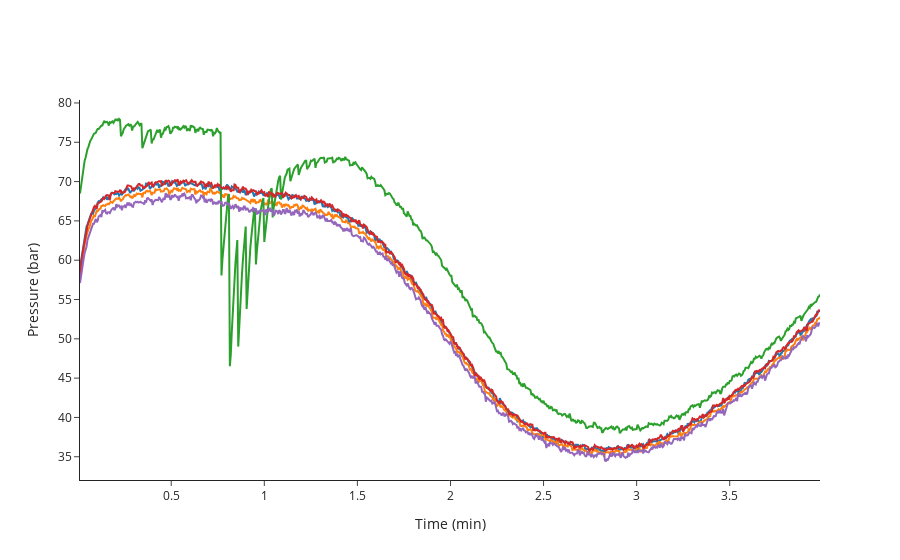
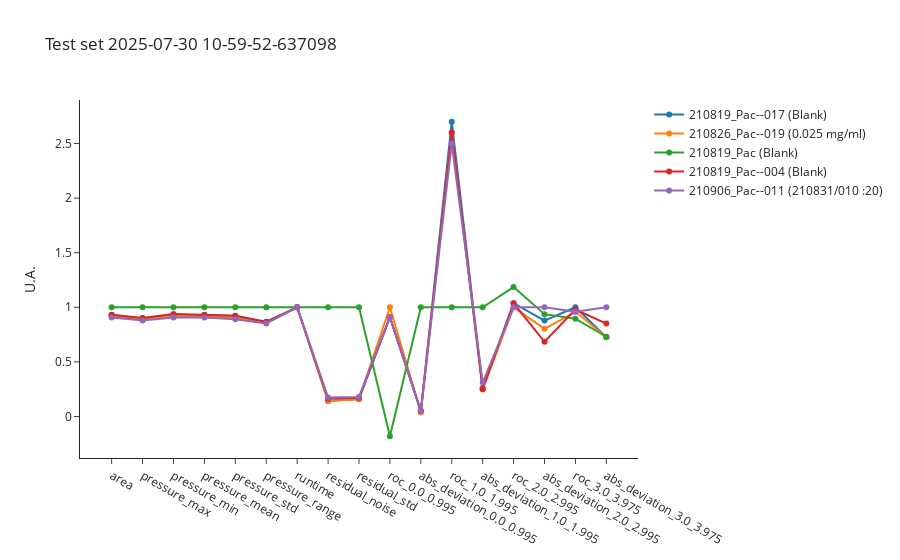
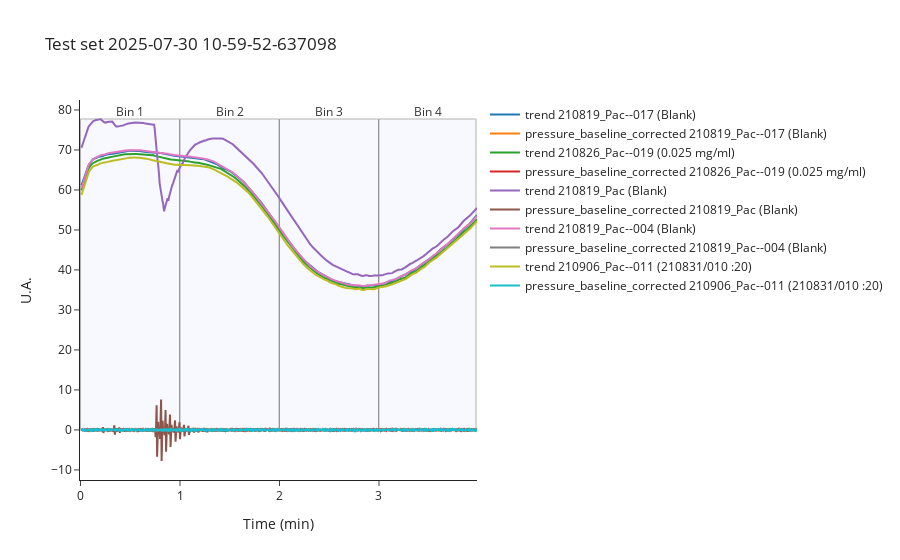
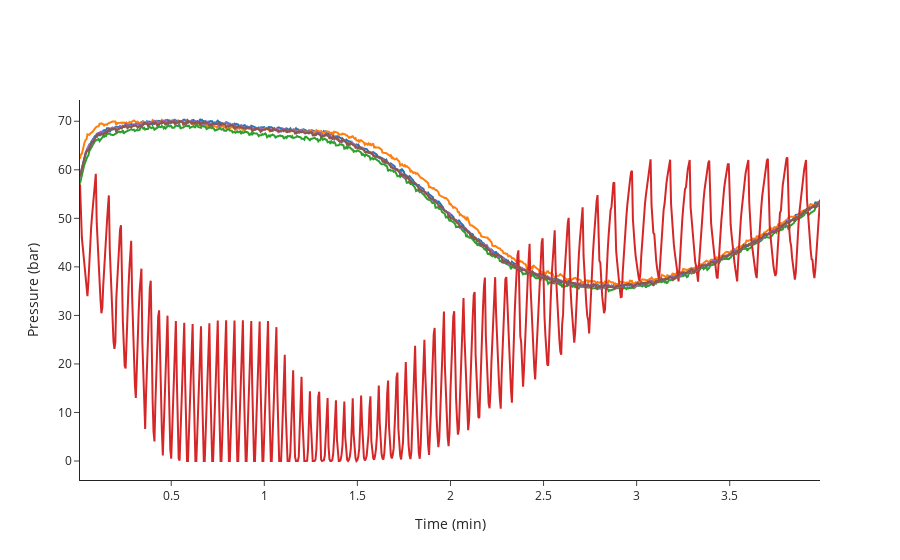

The cell these charts' notebook holds for them, in order:
### Code cell
test_dates = []
import datetime
import random
for i in [1, 2, 3]:
    now = datetime.datetime.now().isoformat()
    now = now.replace(":", "-").replace(".", "-").replace("T", " ")
    test_dates.append(now)

    test_indices = random.sample(test_source_indices, random.randint(5, 8))
    print("Test set ", now ,  " indices: ", test_indices)

    test_data = ana.get_features(test_indices)
    test_metadata = ana.get_metadata(test_indices)
    test_data.to_csv(f"dev/test_{now}_features.csv", index=False)
    test_metadata.to_csv(f"dev/test_{now}_metadata.csv", index=False)

    fig_test_curves=ana.plot_pressure_curves(indices = test_indices)
    fig_test_curves.update_layout(showlegend=False)
    fig_test_curves.write_image(f"dev/figures/fig_test_{now}_curves.png", width=1000, height= 350, scale = 3)
    #fig_test_curves.update_layout(showlegend=True)
    fig_test_curves.show()

    fig_test_features=ana.plot_features(indices = test_indices)
    fig_test_features.update_layout(showlegend=False)
    fig_test_features.write_image(f"dev/figures/fig_test_{now}_features.png", width=1100, height= 350, scale = 3)
    fig_test_features.update_layout(title=f"Test set {now}", showlegend=True)
    fig_test_features.show()
    
    fig_test_features_raw = ana.plot_features_raw(indices = test_indices)
    fig_test_features_raw.update_layout(showlegend=False)
    fig_test_features_raw.write_image(f"dev/figures/fig_test_{now}_features_raw.png", width=1100, height= 350, scale = 3)
    fig_test_features_raw.update_layout(title=f"Test set {now}", showlegend=True)
    fig_test_features_raw.show()


test_set = test_data
test_set_meta = test_metadata
#%store test_set test_set_meta

### Figure 1 — Plotly figure (JSON) as saved in the notebook; plotly's stock layout.template omitted (floating-point values rounded to 4 significant figures; data arrays with more than 128 entries replaced by an {"elided": "..."} marker saying what was removed)
{"data": [{"hovertemplate": "<b>index</b>: 132<br><b>name</b>: 210819_Pac--017<br><b>path</b>: C:/Users/Sandeep/Desktop/ExtractedSignals\\210819_Pac 2021-08-19 15-50-49\\210819_Pac--017.D<br><b>batch</b>: 210819_Pac 2021-08-19 15-50-49<br><b>batch_position</b>: 17<br><b>idle_time</b>: 40.0<br><b>sample</b>: Blank<br><b>method</b>: SAA_411_Pac.M<br><b>timestamp</b>: 2021-08-19 17:07:18<br><b>detector</b>: G1315C<br><b>pump</b>: G7110B<br><b>start_time</b>: 2021-08-19 17:07:52<br><b>end_time</b>: 2021-08-19 17:11:52<br><b>runtime</b>: 239.7000000000036<br><b>Time: </b>%{x}<br><b>Pressure: </b>%{y}<extra></extra>", "mode": "lines", "name": "210819_Pac--017 (Blank)", "text": "<b>index</b>: 132<br><b>name</b>: 210819_Pac--017<br><b>path</b>: C:/Users/Sandeep/Desktop/ExtractedSignals\\210819_Pac 2021-08-19 15-50-49\\210819_Pac--017.D<br><b>batch</b>: 210819_Pac 2021-08-19 15-50-49<br><b>batch_position</b>: 17<br><b>idle_time</b>: 40.0<br><b>sample</b>: Blank<br><b>method</b>: SAA_411_Pac.M<br><b>timestamp</b>: 2021-08-19 17:07:18<br><b>detector</b>: G1315C<br><b>pump</b>: G7110B<br><b>start_time</b>: 2021-08-19 17:07:52<br><b>end_time</b>: 2021-08-19 17:11:52<br><b>runtime</b>: 239.7000000000036", "type": "scatter", "x": {"elided": "796 float values"}, "y": {"elided": "796 float values"}}, {"hovertemplate": "<b>index</b>: 167<br><b>name</b>: 210826_Pac--019<br><b>path</b>: C:/Users/Sandeep/Desktop/ExtractedSignals\\210826_Pac 2021-08-26 16-15-14\\210826_Pac--019.D<br><b>batch</b>: 210826_Pac 2021-08-26 16-15-14<br><b>batch_position</b>: 19<br><b>idle_time</b>: 40.0<br><b>sample</b>: 0.025 mg/ml<br><b>method</b>: SAA_411_Pac.M<br><b>timestamp</b>: 2021-08-26 17:39:31<br><b>detector</b>: G1315C<br><b>pump</b>: G7110B<br><b>start_time</b>: 2021-08-26 17:40:06<br><b>end_time</b>: 2021-08-26 17:44:06<br><b>runtime</b>: 239.7000000000036<br><b>Time: </b>%{x}<br><b>Pressure: </b>%{y}<extra></extra>", "mode": "lines", "name": "210826_Pac--019 (0.025 mg/ml)", "text": "<b>index</b>: 167<br><b>name</b>: 210826_Pac--019<br><b>path</b>: C:/Users/Sandeep/Desktop/ExtractedSignals\\210826_Pac 2021-08-26 16-15-14\\210826_Pac--019.D<br><b>batch</b>: 210826_Pac 2021-08-26 16-15-14<br><b>batch_position</b>: 19<br><b>idle_time</b>: 40.0<br><b>sample</b>: 0.025 mg/ml<br><b>method</b>: SAA_411_Pac.M<br><b>timestamp</b>: 2021-08-26 17:39:31<br><b>detector</b>: G1315C<br><b>pump</b>: G7110B<br><b>start_time</b>: 2021-08-26 17:40:06<br><b>end_time</b>: 2021-08-26 17:44:06<br><b>runtime</b>: 239.7000000000036", "type": "scatter", "x": {"elided": "796 float values"}, "y": {"elided": "796 float values"}}, {"hovertemplate": "<b>index</b>: 116<br><b>name</b>: 210819_Pac<br><b>path</b>: C:/Users/Sandeep/Desktop/ExtractedSignals\\210819_Pac 2021-08-19 15-50-49\\210819_Pac.D<br><b>batch</b>: 210819_Pac 2021-08-19 15-50-49<br><b>batch_position</b>: 1<br><b>idle_time</b>: 163.0<br><b>sample</b>: Blank<br><b>method</b>: SAA_411_Pac.M<br><b>timestamp</b>: 2021-08-19 15:50:54<br><b>detector</b>: G1315C<br><b>pump</b>: G7116B<br><b>start_time</b>: 2021-08-19 15:53:24<br><b>end_time</b>: 2021-08-19 15:57:24<br><b>runtime</b>: 239.7000000000036<br><b>Time: </b>%{x}<br><b>Pressure: </b>%{y}<extra></extra>", "mode": "lines", "name": "210819_Pac (Blank)", "text": "<b>index</b>: 116<br><b>name</b>: 210819_Pac<br><b>path</b>: C:/Users/Sandeep/Desktop/ExtractedSignals\\210819_Pac 2021-08-19 15-50-49\\210819_Pac.D<br><b>batch</b>: 210819_Pac 2021-08-19 15-50-49<br><b>batch_position</b>: 1<br><b>idle_time</b>: 163.0<br><b>sample</b>: Blank<br><b>method</b>: SAA_411_Pac.M<br><b>timestamp</b>: 2021-08-19 15:50:54<br><b>detector</b>: G1315C<br><b>pump</b>: G7116B<br><b>start_time</b>: 2021-08-19 15:53:24<br><b>end_time</b>: 2021-08-19 15:57:24<br><b>runtime</b>: 239.7000000000036", "type": "scatter", "x": {"elided": "796 float values"}, "y": {"elided": "796 float values"}}, {"hovertemplate": "<b>index</b>: 119<br><b>name</b>: 210819_Pac--004<br><b>path</b>: C:/Users/Sandeep/Desktop/ExtractedSignals\\210819_Pac 2021-08-19 15-50-49\\210819_Pac--004.D<br><b>batch</b>: 210819_Pac 2021-08-19 15-50-49<br><b>batch_position</b>: 4<br><b>idle_time</b>: 39.0<br><b>sample</b>: Blank<br><b>method</b>: SAA_411_Pac.M<br><b>timestamp</b>: 2021-08-19 16:06:48<br><b>detector</b>: G7110B<br><b>pump</b>: G7110B<br><b>start_time</b>: 2021-08-19 16:07:22<br><b>end_time</b>: 2021-08-19 16:11:23<br><b>runtime</b>: 239.7000000000036<br><b>Time: </b>%{x}<br><b>Pressure: </b>%{y}<extra></extra>", "mode": "lines", "name": "210819_Pac--004 (Blank)", "text": "<b>index</b>: 119<br><b>name</b>: 210819_Pac--004<br><b>path</b>: C:/Users/Sandeep/Desktop/ExtractedSignals\\210819_Pac 2021-08-19 15-50-49\\210819_Pac--004.D<br><b>batch</b>: 210819_Pac 2021-08-19 15-50-49<br><b>batch_position</b>: 4<br><b>idle_time</b>: 39.0<br><b>sample</b>: Blank<br><b>method</b>: SAA_411_Pac.M<br><b>timestamp</b>: 2021-08-19 16:06:48<br><b>detector</b>: G7110B<br><b>pump</b>: G7110B<br><b>start_time</b>: 2021-08-19 16:07:22<br><b>end_time</b>: 2021-08-19 16:11:23<br><b>runtime</b>: 239.7000000000036", "type": "scatter", "x": {"elided": "796 float values"}, "y": {"elided": "796 float values"}}, {"hovertemplate": "<b>index</b>: 244<br><b>name</b>: 210906_Pac--011<br><b>path</b>: C:/Users/Sandeep/Desktop/ExtractedSignals\\210906_Pac 2021-09-06 11-09-22\\210906_Pac--011.D<br><b>batch</b>: 210906_Pac 2021-09-06 11-09-22<br><b>batch_position</b>: 11<br><b>idle_time</b>: 39.0<br><b>sample</b>: 210831/010 :20<br><b>method</b>: SAA_411_Pac.M<br><b>timestamp</b>: 2021-09-06 11:56:13<br><b>detector</b>: G1315C<br><b>pump</b>: G7110B<br><b>start_time</b>: 2021-09-06 11:56:47<br><b>end_time</b>: 2021-09-06 12:00:47<br><b>runtime</b>: 239.7000000000036<br><b>Time: </b>%{x}<br><b>Pressure: </b>%{y}<extra></extra>", "mode": "lines", "name": "210906_Pac--011 (210831/010 :20)", "text": "<b>index</b>: 244<br><b>name</b>: 210906_Pac--011<br><b>path</b>: C:/Users/Sandeep/Desktop/ExtractedSignals\\210906_Pac 2021-09-06 11-09-22\\210906_Pac--011.D<br><b>batch</b>: 210906_Pac 2021-09-06 11-09-22<br><b>batch_position</b>: 11<br><b>idle_time</b>: 39.0<br><b>sample</b>: 210831/010 :20<br><b>method</b>: SAA_411_Pac.M<br><b>timestamp</b>: 2021-09-06 11:56:13<br><b>detector</b>: G1315C<br><b>pump</b>: G7110B<br><b>start_time</b>: 2021-09-06 11:56:47<br><b>end_time</b>: 2021-09-06 12:00:47<br><b>runtime</b>: 239.7000000000036", "type": "scatter", "x": {"elided": "796 float values"}, "y": {"elided": "796 float values"}}], "layout": {"showlegend": false, "xaxis": {"title": {"text": "Time (min)"}}, "yaxis": {"title": {"text": "Pressure (bar)"}}}}

### Figure 2 — Plotly figure (JSON) as saved in the notebook; plotly's stock layout.template omitted (floating-point values rounded to 4 significant figures)
{"data": [{"hovertemplate": "<b>index: </b>132<br><b>name: </b>210819_Pac--017<br><b>path: </b>C:/Users/Sandeep/Desktop/ExtractedSignals\\210819_Pac 2021-08-19 15-50-49\\210819_Pac--017.D<br><b>batch: </b>210819_Pac 2021-08-19 15-50-49<br><b>batch_position: </b>17<br><b>idle_time: </b>40.0<br><b>sample: </b>Blank<br><b>method: </b>SAA_411_Pac.M<br><b>timestamp: </b>2021-08-19 17:07:18<br><b>detector: </b>G1315C<br><b>pump: </b>G7110B<br><b>start_time: </b>2021-08-19 17:07:52<br><b>end_time: </b>2021-08-19 17:11:52<br><b>runtime: </b>239.7000000000036<br><b>x: </b>%{x}<br><b>y: </b>%{y}<extra></extra>", "mode": "markers+lines", "name": "210819_Pac--017 (Blank)", "text": "<b>index: </b>132<br><b>name: </b>210819_Pac--017<br><b>path: </b>C:/Users/Sandeep/Desktop/ExtractedSignals\\210819_Pac 2021-08-19 15-50-49\\210819_Pac--017.D<br><b>batch: </b>210819_Pac 2021-08-19 15-50-49<br><b>batch_position: </b>17<br><b>idle_time: </b>40.0<br><b>sample: </b>Blank<br><b>method: </b>SAA_411_Pac.M<br><b>timestamp: </b>2021-08-19 17:07:18<br><b>detector: </b>G1315C<br><b>pump: </b>G7110B<br><b>start_time: </b>2021-08-19 17:07:52<br><b>end_time: </b>2021-08-19 17:11:52<br><b>runtime: </b>239.7000000000036", "type": "scatter", "x": ["area", "pressure_max", "pressure_min", "pressure_mean", "pressure_std", "pressure_range", "runtime", "residual_noise", "residual_std", "roc_0.0_0.995", "abs_deviation_0.0_0.995", "roc_1.0_1.995", "abs_deviation_1.0_1.995", "roc_2.0_2.995", "abs_deviation_2.0_2.995", "roc_3.0_3.975", "abs_deviation_3.0_3.975"], "y": [0.9295, 0.8985, 0.9313, 0.9294, 0.9192, 0.8674, 1, 0.1416, 0.1609, 0.9091, 0.04515, 2.7, 0.2601, 1.037, 0.878, 1, 0.7264]}, {"hovertemplate": "<b>index: </b>167<br><b>name: </b>210826_Pac--019<br><b>path: </b>C:/Users/Sandeep/Desktop/ExtractedSignals\\210826_Pac 2021-08-26 16-15-14\\210826_Pac--019.D<br><b>batch: </b>210826_Pac 2021-08-26 16-15-14<br><b>batch_position: </b>19<br><b>idle_time: </b>40.0<br><b>sample: </b>0.025 mg/ml<br><b>method: </b>SAA_411_Pac.M<br><b>timestamp: </b>2021-08-26 17:39:31<br><b>detector: </b>G1315C<br><b>pump: </b>G7110B<br><b>start_time: </b>2021-08-26 17:40:06<br><b>end_time: </b>2021-08-26 17:44:06<br><b>runtime: </b>239.7000000000036<br><b>x: </b>%{x}<br><b>y: </b>%{y}<extra></extra>", "mode": "markers+lines", "name": "210826_Pac--019 (0.025 mg/ml)", "text": "<b>index: </b>167<br><b>name: </b>210826_Pac--019<br><b>path: </b>C:/Users/Sandeep/Desktop/ExtractedSignals\\210826_Pac 2021-08-26 16-15-14\\210826_Pac--019.D<br><b>batch: </b>210826_Pac 2021-08-26 16-15-14<br><b>batch_position: </b>19<br><b>idle_time: </b>40.0<br><b>sample: </b>0.025 mg/ml<br><b>method: </b>SAA_411_Pac.M<br><b>timestamp: </b>2021-08-26 17:39:31<br><b>detector: </b>G1315C<br><b>pump: </b>G7110B<br><b>start_time: </b>2021-08-26 17:40:06<br><b>end_time: </b>2021-08-26 17:44:06<br><b>runtime: </b>239.7000000000036", "type": "scatter", "x": ["area", "pressure_max", "pressure_min", "pressure_mean", "pressure_std", "pressure_range", "runtime", "residual_noise", "residual_std", "roc_0.0_0.995", "abs_deviation_0.0_0.995", "roc_1.0_1.995", "abs_deviation_1.0_1.995", "roc_2.0_2.995", "abs_deviation_2.0_2.995", "roc_3.0_3.975", "abs_deviation_3.0_3.975"], "y": [0.9176, 0.8876, 0.9216, 0.9176, 0.9059, 0.8554, 1, 0.1427, 0.1586, 1, 0.0375, 2.6, 0.2466, 1, 0.8028, 0.9583, 0.7284]}, {"hovertemplate": "<b>index: </b>116<br><b>name: </b>210819_Pac<br><b>path: </b>C:/Users/Sandeep/Desktop/ExtractedSignals\\210819_Pac 2021-08-19 15-50-49\\210819_Pac.D<br><b>batch: </b>210819_Pac 2021-08-19 15-50-49<br><b>batch_position: </b>1<br><b>idle_time: </b>163.0<br><b>sample: </b>Blank<br><b>method: </b>SAA_411_Pac.M<br><b>timestamp: </b>2021-08-19 15:50:54<br><b>detector: </b>G1315C<br><b>pump: </b>G7116B<br><b>start_time: </b>2021-08-19 15:53:24<br><b>end_time: </b>2021-08-19 15:57:24<br><b>runtime: </b>239.7000000000036<br><b>x: </b>%{x}<br><b>y: </b>%{y}<extra></extra>", "mode": "markers+lines", "name": "210819_Pac (Blank)", "text": "<b>index: </b>116<br><b>name: </b>210819_Pac<br><b>path: </b>C:/Users/Sandeep/Desktop/ExtractedSignals\\210819_Pac 2021-08-19 15-50-49\\210819_Pac.D<br><b>batch: </b>210819_Pac 2021-08-19 15-50-49<br><b>batch_position: </b>1<br><b>idle_time: </b>163.0<br><b>sample: </b>Blank<br><b>method: </b>SAA_411_Pac.M<br><b>timestamp: </b>2021-08-19 15:50:54<br><b>detector: </b>G1315C<br><b>pump: </b>G7116B<br><b>start_time: </b>2021-08-19 15:53:24<br><b>end_time: </b>2021-08-19 15:57:24<br><b>runtime: </b>239.7000000000036", "type": "scatter", "x": ["area", "pressure_max", "pressure_min", "pressure_mean", "pressure_std", "pressure_range", "runtime", "residual_noise", "residual_std", "roc_0.0_0.995", "abs_deviation_0.0_0.995", "roc_1.0_1.995", "abs_deviation_1.0_1.995", "roc_2.0_2.995", "abs_deviation_2.0_2.995", "roc_3.0_3.975", "abs_deviation_3.0_3.975"], "y": [1, 1, 1, 1, 1, 1, 1, 1, 1, -0.1818, 1, 1, 1, 1.185, 0.9374, 0.8958, 0.7304]}, {"hovertemplate": "<b>index: </b>119<br><b>name: </b>210819_Pac--004<br><b>path: </b>C:/Users/Sandeep/Desktop/ExtractedSignals\\210819_Pac 2021-08-19 15-50-49\\210819_Pac--004.D<br><b>batch: </b>210819_Pac 2021-08-19 15-50-49<br><b>batch_position: </b>4<br><b>idle_time: </b>39.0<br><b>sample: </b>Blank<br><b>method: </b>SAA_411_Pac.M<br><b>timestamp: </b>2021-08-19 16:06:48<br><b>detector: </b>G7110B<br><b>pump: </b>G7110B<br><b>start_time: </b>2021-08-19 16:07:22<br><b>end_time: </b>2021-08-19 16:11:23<br><b>runtime: </b>239.7000000000036<br><b>x: </b>%{x}<br><b>y: </b>%{y}<extra></extra>", "mode": "markers+lines", "name": "210819_Pac--004 (Blank)", "text": "<b>index: </b>119<br><b>name: </b>210819_Pac--004<br><b>path: </b>C:/Users/Sandeep/Desktop/ExtractedSignals\\210819_Pac 2021-08-19 15-50-49\\210819_Pac--004.D<br><b>batch: </b>210819_Pac 2021-08-19 15-50-49<br><b>batch_position: </b>4<br><b>idle_time: </b>39.0<br><b>sample: </b>Blank<br><b>method: </b>SAA_411_Pac.M<br><b>timestamp: </b>2021-08-19 16:06:48<br><b>detector: </b>G7110B<br><b>pump: </b>G7110B<br><b>start_time: </b>2021-08-19 16:07:22<br><b>end_time: </b>2021-08-19 16:11:23<br><b>runtime: </b>239.7000000000036", "type": "scatter", "x": ["area", "pressure_max", "pressure_min", "pressure_mean", "pressure_std", "pressure_range", "runtime", "residual_noise", "residual_std", "roc_0.0_0.995", "abs_deviation_0.0_0.995", "roc_1.0_1.995", "abs_deviation_1.0_1.995", "roc_2.0_2.995", "abs_deviation_2.0_2.995", "roc_3.0_3.975", "abs_deviation_3.0_3.975"], "y": [0.9312, 0.9016, 0.9395, 0.9312, 0.9215, 0.8656, 1, 0.1624, 0.1715, 0.9091, 0.05205, 2.6, 0.2516, 1.037, 0.6841, 0.9792, 0.8506]}, {"hovertemplate": "<b>index: </b>244<br><b>name: </b>210906_Pac--011<br><b>path: </b>C:/Users/Sandeep/Desktop/ExtractedSignals\\210906_Pac 2021-09-06 11-09-22\\210906_Pac--011.D<br><b>batch: </b>210906_Pac 2021-09-06 11-09-22<br><b>batch_position: </b>11<br><b>idle_time: </b>39.0<br><b>sample: </b>210831/010 :20<br><b>method: </b>SAA_411_Pac.M<br><b>timestamp: </b>2021-09-06 11:56:13<br><b>detector: </b>G1315C<br><b>pump: </b>G7110B<br><b>start_time: </b>2021-09-06 11:56:47<br><b>end_time: </b>2021-09-06 12:00:47<br><b>runtime: </b>239.7000000000036<br><b>x: </b>%{x}<br><b>y: </b>%{y}<extra></extra>", "mode": "markers+lines", "name": "210906_Pac--011 (210831/010 :20)", "text": "<b>index: </b>244<br><b>name: </b>210906_Pac--011<br><b>path: </b>C:/Users/Sandeep/Desktop/ExtractedSignals\\210906_Pac 2021-09-06 11-09-22\\210906_Pac--011.D<br><b>batch: </b>210906_Pac 2021-09-06 11-09-22<br><b>batch_position: </b>11<br><b>idle_time: </b>39.0<br><b>sample: </b>210831/010 :20<br><b>method: </b>SAA_411_Pac.M<br><b>timestamp: </b>2021-09-06 11:56:13<br><b>detector: </b>G1315C<br><b>pump: </b>G7110B<br><b>start_time: </b>2021-09-06 11:56:47<br><b>end_time: </b>2021-09-06 12:00:47<br><b>runtime: </b>239.7000000000036", "type": "scatter", "x": ["area", "pressure_max", "pressure_min", "pressure_mean", "pressure_std", "pressure_range", "runtime", "residual_noise", "residual_std", "roc_0.0_0.995", "abs_deviation_0.0_0.995", "roc_1.0_1.995", "abs_deviation_1.0_1.995", "roc_2.0_2.995", "abs_deviation_2.0_2.995", "roc_3.0_3.975", "abs_deviation_3.0_3.975"], "y": [0.9055, 0.8792, 0.9071, 0.9055, 0.8905, 0.8526, 1, 0.1733, 0.1783, 0.9091, 0.05224, 2.5, 0.3102, 1, 1, 0.9583, 1]}], "layout": {"showlegend": true, "title": {"text": "Test set 2025-07-30 10-59-52-637098"}, "xaxis": {"title": {}}, "yaxis": {"title": {"text": "U.A."}}}}

### Figure 3 — Plotly figure (JSON) as saved in the notebook; plotly's stock layout.template omitted (floating-point values rounded to 4 significant figures; data arrays with more than 128 entries replaced by an {"elided": "..."} marker saying what was removed)
{"data": [{"mode": "lines", "name": "trend 210819_Pac--017 (Blank)", "text": "132. 210819_Pac--017 (Blank)<br>Batch: 210819_Pac 2021-08-19 15-50-49<br>Method: SAA_411_Pac.M", "type": "scatter", "x": {"elided": "796 float values"}, "y": {"elided": "796 float values"}}, {"mode": "lines", "name": "pressure_baseline_corrected 210819_Pac--017 (Blank)", "text": "132. 210819_Pac--017 (Blank)<br>Batch: 210819_Pac 2021-08-19 15-50-49<br>Method: SAA_411_Pac.M", "type": "scatter", "x": {"elided": "796 float values"}, "y": {"elided": "796 float values"}}, {"mode": "lines", "name": "trend 210826_Pac--019 (0.025 mg/ml)", "text": "167. 210826_Pac--019 (0.025 mg/ml)<br>Batch: 210826_Pac 2021-08-26 16-15-14<br>Method: SAA_411_Pac.M", "type": "scatter", "x": {"elided": "796 float values"}, "y": {"elided": "796 float values"}}, {"mode": "lines", "name": "pressure_baseline_corrected 210826_Pac--019 (0.025 mg/ml)", "text": "167. 210826_Pac--019 (0.025 mg/ml)<br>Batch: 210826_Pac 2021-08-26 16-15-14<br>Method: SAA_411_Pac.M", "type": "scatter", "x": {"elided": "796 float values"}, "y": {"elided": "796 float values"}}, {"mode": "lines", "name": "trend 210819_Pac (Blank)", "text": "116. 210819_Pac (Blank)<br>Batch: 210819_Pac 2021-08-19 15-50-49<br>Method: SAA_411_Pac.M", "type": "scatter", "x": {"elided": "796 float values"}, "y": {"elided": "796 float values"}}, {"mode": "lines", "name": "pressure_baseline_corrected 210819_Pac (Blank)", "text": "116. 210819_Pac (Blank)<br>Batch: 210819_Pac 2021-08-19 15-50-49<br>Method: SAA_411_Pac.M", "type": "scatter", "x": {"elided": "796 float values"}, "y": {"elided": "796 float values"}}, {"mode": "lines", "name": "trend 210819_Pac--004 (Blank)", "text": "119. 210819_Pac--004 (Blank)<br>Batch: 210819_Pac 2021-08-19 15-50-49<br>Method: SAA_411_Pac.M", "type": "scatter", "x": {"elided": "796 float values"}, "y": {"elided": "796 float values"}}, {"mode": "lines", "name": "pressure_baseline_corrected 210819_Pac--004 (Blank)", "text": "119. 210819_Pac--004 (Blank)<br>Batch: 210819_Pac 2021-08-19 15-50-49<br>Method: SAA_411_Pac.M", "type": "scatter", "x": {"elided": "796 float values"}, "y": {"elided": "796 float values"}}, {"mode": "lines", "name": "trend 210906_Pac--011 (210831/010 :20)", "text": "244. 210906_Pac--011 (210831/010 :20)<br>Batch: 210906_Pac 2021-09-06 11-09-22<br>Method: SAA_411_Pac.M", "type": "scatter", "x": {"elided": "796 float values"}, "y": {"elided": "796 float values"}}, {"mode": "lines", "name": "pressure_baseline_corrected 210906_Pac--011 (210831/010 :20)", "text": "244. 210906_Pac--011 (210831/010 :20)<br>Batch: 210906_Pac 2021-09-06 11-09-22<br>Method: SAA_411_Pac.M", "type": "scatter", "x": {"elided": "796 float values"}, "y": {"elided": "796 float values"}}], "layout": {"annotations": [{"align": "center", "font": {"color": "black", "size": 12}, "hovertext": "<br>Entries between time: 0.0 and 0.995", "opacity": 0.8, "showarrow": false, "text": "<br>Bin 1<br>", "x": 0.4975, "y": 79.74}, {"align": "center", "font": {"color": "black", "size": 12}, "hovertext": "<br>Entries between time: 1.0 and 1.995", "opacity": 0.8, "showarrow": false, "text": "<br>Bin 2<br>", "x": 1.498, "y": 79.74}, {"align": "center", "font": {"color": "black", "size": 12}, "hovertext": "<br>Entries between time: 2.0 and 2.995", "opacity": 0.8, "showarrow": false, "text": "<br>Bin 3<br>", "x": 2.498, "y": 79.74}, {"align": "center", "font": {"color": "black", "size": 12}, "hovertext": "<br>Entries between time: 3.0 and 3.975", "opacity": 0.8, "showarrow": false, "text": "<br>Bin 4<br>", "x": 3.487, "y": 79.74}], "shapes": [{"fillcolor": "rgba(200,200,255,0.4)", "layer": "below", "line": {"width": 1}, "type": "rect", "x0": 0, "x1": 0.995, "y0": 0, "y1": 77.74}, {"fillcolor": "rgba(200,200,255,0.4)", "layer": "below", "line": {"width": 1}, "type": "rect", "x0": 1, "x1": 1.995, "y0": 0, "y1": 77.74}, {"fillcolor": "rgba(200,200,255,0.4)", "layer": "below", "line": {"width": 1}, "type": "rect", "x0": 2, "x1": 2.995, "y0": 0, "y1": 77.74}, {"fillcolor": "rgba(200,200,255,0.4)", "layer": "below", "line": {"width": 1}, "type": "rect", "x0": 3, "x1": 3.975, "y0": 0, "y1": 77.74}], "showlegend": true, "title": {"text": "Test set 2025-07-30 10-59-52-637098"}, "xaxis": {"title": {"text": "Time (min)"}}, "yaxis": {"title": {"text": "U.A."}}}}

### Figure 4 — Plotly figure (JSON) as saved in the notebook; plotly's stock layout.template omitted (floating-point values rounded to 4 significant figures; data arrays with more than 128 entries replaced by an {"elided": "..."} marker saying what was removed)
{"data": [{"hovertemplate": "<b>index</b>: 118<br><b>name</b>: 210819_Pac--003<br><b>path</b>: C:/Users/Sandeep/Desktop/ExtractedSignals\\210819_Pac 2021-08-19 15-50-49\\210819_Pac--003.D<br><b>batch</b>: 210819_Pac 2021-08-19 15-50-49<br><b>batch_position</b>: 3<br><b>idle_time</b>: 39.0<br><b>sample</b>: Blank<br><b>method</b>: SAA_411_Pac.M<br><b>timestamp</b>: 2021-08-19 16:02:09<br><b>detector</b>: G1315C<br><b>pump</b>: G7110B<br><b>start_time</b>: 2021-08-19 16:02:43<br><b>end_time</b>: 2021-08-19 16:06:43<br><b>runtime</b>: 239.7000000000036<br><b>Time: </b>%{x}<br><b>Pressure: </b>%{y}<extra></extra>", "mode": "lines", "name": "210819_Pac--003 (Blank)", "text": "<b>index</b>: 118<br><b>name</b>: 210819_Pac--003<br><b>path</b>: C:/Users/Sandeep/Desktop/ExtractedSignals\\210819_Pac 2021-08-19 15-50-49\\210819_Pac--003.D<br><b>batch</b>: 210819_Pac 2021-08-19 15-50-49<br><b>batch_position</b>: 3<br><b>idle_time</b>: 39.0<br><b>sample</b>: Blank<br><b>method</b>: SAA_411_Pac.M<br><b>timestamp</b>: 2021-08-19 16:02:09<br><b>detector</b>: G1315C<br><b>pump</b>: G7110B<br><b>start_time</b>: 2021-08-19 16:02:43<br><b>end_time</b>: 2021-08-19 16:06:43<br><b>runtime</b>: 239.7000000000036", "type": "scatter", "x": {"elided": "796 float values"}, "y": {"elided": "796 float values"}}, {"hovertemplate": "<b>index</b>: 149<br><b>name</b>: 210826_Pac<br><b>path</b>: C:/Users/Sandeep/Desktop/ExtractedSignals\\210826_Pac 2021-08-26 16-15-14\\210826_Pac.D<br><b>batch</b>: 210826_Pac 2021-08-26 16-15-14<br><b>batch_position</b>: 1<br><b>idle_time</b>: 64.0<br><b>sample</b>: Blank<br><b>method</b>: SAA_411_Pac.M<br><b>timestamp</b>: 2021-08-26 16:15:20<br><b>detector</b>: G7110B<br><b>pump</b>: G7110B<br><b>start_time</b>: 2021-08-26 16:16:07<br><b>end_time</b>: 2021-08-26 16:20:07<br><b>runtime</b>: 239.7000000000036<br><b>Time: </b>%{x}<br><b>Pressure: </b>%{y}<extra></extra>", "mode": "lines", "name": "210826_Pac (Blank)", "text": "<b>index</b>: 149<br><b>name</b>: 210826_Pac<br><b>path</b>: C:/Users/Sandeep/Desktop/ExtractedSignals\\210826_Pac 2021-08-26 16-15-14\\210826_Pac.D<br><b>batch</b>: 210826_Pac 2021-08-26 16-15-14<br><b>batch_position</b>: 1<br><b>idle_time</b>: 64.0<br><b>sample</b>: Blank<br><b>method</b>: SAA_411_Pac.M<br><b>timestamp</b>: 2021-08-26 16:15:20<br><b>detector</b>: G7110B<br><b>pump</b>: G7110B<br><b>start_time</b>: 2021-08-26 16:16:07<br><b>end_time</b>: 2021-08-26 16:20:07<br><b>runtime</b>: 239.7000000000036", "type": "scatter", "x": {"elided": "796 float values"}, "y": {"elided": "796 float values"}}, {"hovertemplate": "<b>index</b>: 164<br><b>name</b>: 210826_Pac--016<br><b>path</b>: C:/Users/Sandeep/Desktop/ExtractedSignals\\210826_Pac 2021-08-26 16-15-14\\210826_Pac--016.D<br><b>batch</b>: 210826_Pac 2021-08-26 16-15-14<br><b>batch_position</b>: 16<br><b>idle_time</b>: 39.0<br><b>sample</b>: 210826/002 :10<br><b>method</b>: SAA_411_Pac.M<br><b>timestamp</b>: 2021-08-26 17:25:31<br><b>detector</b>: G7110B<br><b>pump</b>: G7110B<br><b>start_time</b>: 2021-08-26 17:26:05<br><b>end_time</b>: 2021-08-26 17:30:05<br><b>runtime</b>: 239.7000000000036<br><b>Time: </b>%{x}<br><b>Pressure: </b>%{y}<extra></extra>", "mode": "lines", "name": "210826_Pac--016 (210826/002 :10)", "text": "<b>index</b>: 164<br><b>name</b>: 210826_Pac--016<br><b>path</b>: C:/Users/Sandeep/Desktop/ExtractedSignals\\210826_Pac 2021-08-26 16-15-14\\210826_Pac--016.D<br><b>batch</b>: 210826_Pac 2021-08-26 16-15-14<br><b>batch_position</b>: 16<br><b>idle_time</b>: 39.0<br><b>sample</b>: 210826/002 :10<br><b>method</b>: SAA_411_Pac.M<br><b>timestamp</b>: 2021-08-26 17:25:31<br><b>detector</b>: G7110B<br><b>pump</b>: G7110B<br><b>start_time</b>: 2021-08-26 17:26:05<br><b>end_time</b>: 2021-08-26 17:30:05<br><b>runtime</b>: 239.7000000000036", "type": "scatter", "x": {"elided": "796 float values"}, "y": {"elided": "796 float values"}}, {"hovertemplate": "<b>index</b>: 14<br><b>name</b>: 210812_Pac<br><b>path</b>: C:/Users/Sandeep/Desktop/ExtractedSignals\\210812_Pac 2021-08-12 10-30-07\\210812_Pac.D<br><b>batch</b>: 210812_Pac 2021-08-12 10-30-07<br><b>batch_position</b>: 1<br><b>idle_time</b>: 142.0<br><b>sample</b>: Blank<br><b>method</b>: SAA_411_Pac.M<br><b>timestamp</b>: 2021-08-12 10:30:12<br><b>detector</b>: G7110B<br><b>pump</b>: G7110B<br><b>start_time</b>: 2021-08-12 10:32:20<br><b>end_time</b>: 2021-08-12 10:36:21<br><b>runtime</b>: 239.7000000000036<br><b>Time: </b>%{x}<br><b>Pressure: </b>%{y}<extra></extra>", "mode": "lines", "name": "210812_Pac (Blank)", "text": "<b>index</b>: 14<br><b>name</b>: 210812_Pac<br><b>path</b>: C:/Users/Sandeep/Desktop/ExtractedSignals\\210812_Pac 2021-08-12 10-30-07\\210812_Pac.D<br><b>batch</b>: 210812_Pac 2021-08-12 10-30-07<br><b>batch_position</b>: 1<br><b>idle_time</b>: 142.0<br><b>sample</b>: Blank<br><b>method</b>: SAA_411_Pac.M<br><b>timestamp</b>: 2021-08-12 10:30:12<br><b>detector</b>: G7110B<br><b>pump</b>: G7110B<br><b>start_time</b>: 2021-08-12 10:32:20<br><b>end_time</b>: 2021-08-12 10:36:21<br><b>runtime</b>: 239.7000000000036", "type": "scatter", "x": {"elided": "796 float values"}, "y": {"elided": "796 float values"}}, {"hovertemplate": "<b>index</b>: 126<br><b>name</b>: 210819_Pac--011<br><b>path</b>: C:/Users/Sandeep/Desktop/ExtractedSignals\\210819_Pac 2021-08-19 15-50-49\\210819_Pac--011.D<br><b>batch</b>: 210819_Pac 2021-08-19 15-50-49<br><b>batch_position</b>: 11<br><b>idle_time</b>: 39.0<br><b>sample</b>: 210818/001 :20<br><b>method</b>: SAA_411_Pac.M<br><b>timestamp</b>: 2021-08-19 16:39:22<br><b>detector</b>: G1315C<br><b>pump</b>: G7110B<br><b>start_time</b>: 2021-08-19 16:39:56<br><b>end_time</b>: 2021-08-19 16:43:56<br><b>runtime</b>: 239.7000000000036<br><b>Time: </b>%{x}<br><b>Pressure: </b>%{y}<extra></extra>", "mode": "lines", "name": "210819_Pac--011 (210818/001 :20)", "text": "<b>index</b>: 126<br><b>name</b>: 210819_Pac--011<br><b>path</b>: C:/Users/Sandeep/Desktop/ExtractedSignals\\210819_Pac 2021-08-19 15-50-49\\210819_Pac--011.D<br><b>batch</b>: 210819_Pac 2021-08-19 15-50-49<br><b>batch_position</b>: 11<br><b>idle_time</b>: 39.0<br><b>sample</b>: 210818/001 :20<br><b>method</b>: SAA_411_Pac.M<br><b>timestamp</b>: 2021-08-19 16:39:22<br><b>detector</b>: G1315C<br><b>pump</b>: G7110B<br><b>start_time</b>: 2021-08-19 16:39:56<br><b>end_time</b>: 2021-08-19 16:43:56<br><b>runtime</b>: 239.7000000000036", "type": "scatter", "x": {"elided": "796 float values"}, "y": {"elided": "796 float values"}}, {"hovertemplate": "<b>index</b>: 123<br><b>name</b>: 210819_Pac--008<br><b>path</b>: C:/Users/Sandeep/Desktop/ExtractedSignals\\210819_Pac 2021-08-19 15-50-49\\210819_Pac--008.D<br><b>batch</b>: 210819_Pac 2021-08-19 15-50-49<br><b>batch_position</b>: 8<br><b>idle_time</b>: 39.0<br><b>sample</b>: Blank<br><b>method</b>: SAA_411_Pac.M<br><b>timestamp</b>: 2021-08-19 16:25:24<br><b>detector</b>: G7110B<br><b>pump</b>: G7110B<br><b>start_time</b>: 2021-08-19 16:25:58<br><b>end_time</b>: 2021-08-19 16:29:58<br><b>runtime</b>: 239.7000000000036<br><b>Time: </b>%{x}<br><b>Pressure: </b>%{y}<extra></extra>", "mode": "lines", "name": "210819_Pac--008 (Blank)", "text": "<b>index</b>: 123<br><b>name</b>: 210819_Pac--008<br><b>path</b>: C:/Users/Sandeep/Desktop/ExtractedSignals\\210819_Pac 2021-08-19 15-50-49\\210819_Pac--008.D<br><b>batch</b>: 210819_Pac 2021-08-19 15-50-49<br><b>batch_position</b>: 8<br><b>idle_time</b>: 39.0<br><b>sample</b>: Blank<br><b>method</b>: SAA_411_Pac.M<br><b>timestamp</b>: 2021-08-19 16:25:24<br><b>detector</b>: G7110B<br><b>pump</b>: G7110B<br><b>start_time</b>: 2021-08-19 16:25:58<br><b>end_time</b>: 2021-08-19 16:29:58<br><b>runtime</b>: 239.7000000000036", "type": "scatter", "x": {"elided": "796 float values"}, "y": {"elided": "796 float values"}}], "layout": {"showlegend": false, "xaxis": {"title": {"text": "Time (min)"}}, "yaxis": {"title": {"text": "Pressure (bar)"}}}}
